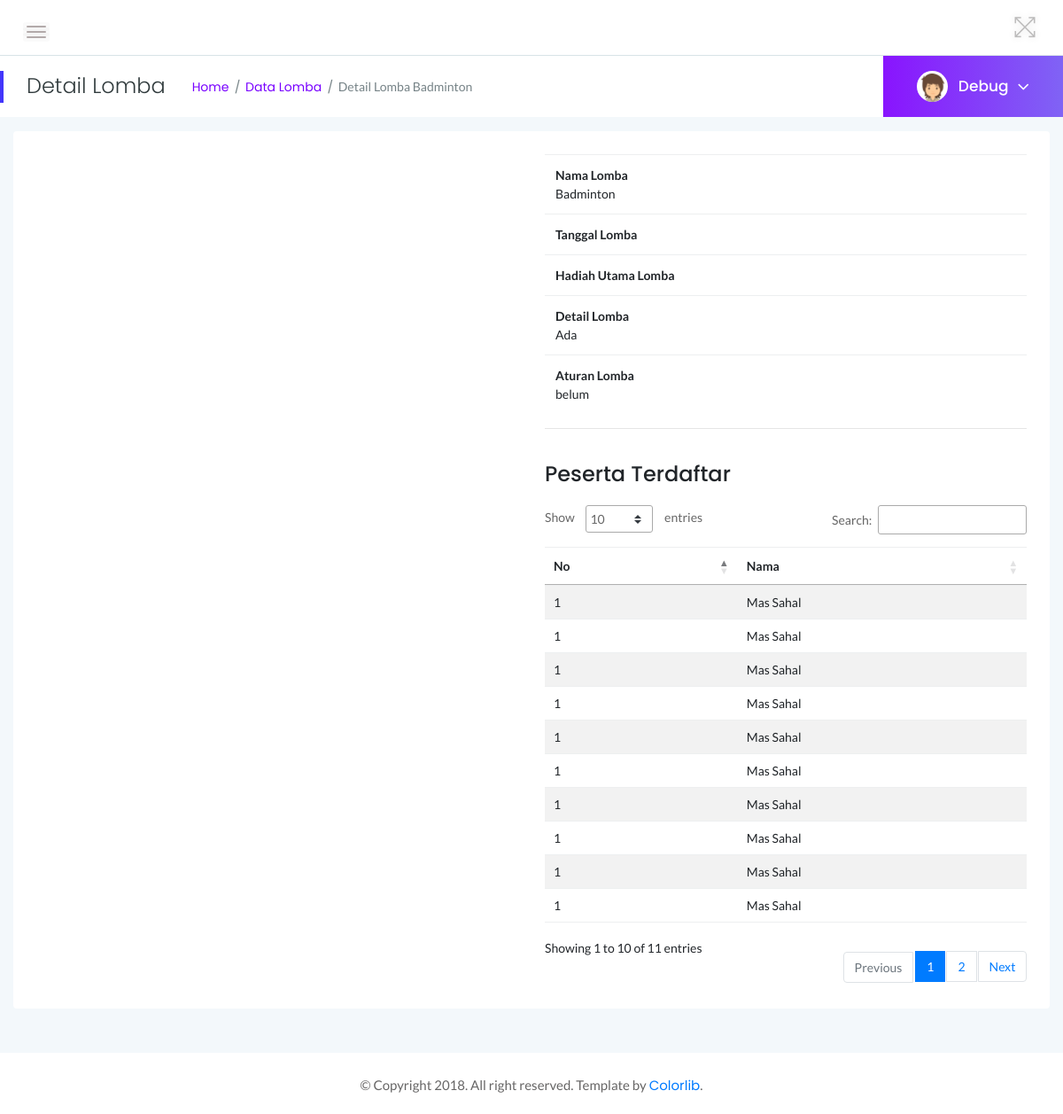
The app's page /index.php?page=detail_lomba&id=1 with its own data.
### tables this page shows
CREATE TABLE `ms_lomba` (
  `id_lomba` int NOT NULL,
  `nama_lomba` varchar(100) NOT NULL,
  `tgl_lomba` text NOT NULL,
  `hadiah` text NOT NULL,
  `detail` text NOT NULL,
  `aturan` text NOT NULL,
  `gambar` varchar(100) NOT NULL DEFAULT 'image.jpg'
);

CREATE TABLE `ms_select_lomba` (
  `id` int NOT NULL,
  `kode` varchar(30) NOT NULL,
  `id_lomba` int NOT NULL,
  `id_user` int NOT NULL,
  `ket` text,
  `created_at` datetime NOT NULL DEFAULT CURRENT_TIMESTAMP
);

CREATE TABLE `ms_users` (
  `id_user` int NOT NULL,
  `username` varchar(100) NOT NULL,
  `password` varchar(100) NOT NULL,
  `email` varchar(100) NOT NULL,
  `nama_lengkap` varchar(100) NOT NULL,
  `alamat` text,
  `jk` varchar(20) NOT NULL,
  `role` tinyint NOT NULL DEFAULT '1'
);

### pages/lomba/detail.php (the view, shortened to what this page needs)
<?php
$id = $_GET['id'];
$sql = "SELECT * FROM ms_lomba WHERE id_lomba = '$id'";
$record = $koneksi->query($sql)->fetch_assoc();
?>
<div class="page-title-area">
    <div class="row align-items-center">
        <div class="col-sm-6">
            <div class="breadcrumbs-area clearfix">
                <h4 class="page-title pull-left">Detail Lomba</h4>
                <ul class="breadcrumbs pull-left">
                    <li><a href="?page=dashboard">Home</a></li>
                    <li><a href="?page=view_lomba">Data Lomba</a></li>
                    <li><span>Detail Lomba <?= $record['nama_lomba']; ?></span></li>
                </ul>
            </div>
        </div>
        <?php include('components/profile.php'); ?>
    </div>
</div>
<div class="main-content-inner">
    <div class="row mt-3">
        <div class="col-md-12">
            <div class="card">
                <div class="card-body">
                    <div class="row">
                        <div class="col-md-6">
                        </div>
                        <div class="col-md-6">
                            <table class="table table-borderles">
                                <tr>
                                    <td>
                                        <strong>Nama Lomba</strong><br>
                                        <span><?= $record['nama_lomba']; ?></span>
                                    </td>
                                </tr>
                                <tr>
                                    <td>
                                        <strong>Tanggal Lomba</strong><br>
                                    </td>
                                </tr>
                                <tr>
                                    <td>
                                        <strong>Hadiah Utama Lomba</strong><br>
                                    </td>
                                </tr>
                                <tr>
                                    <td>
                                        <strong>Detail Lomba</strong><br>
                                        <span><?= $record['detail']; ?></span>
                                    </td>
                                </tr>
                                <tr>
                                    <td>
                                        <strong>Aturan Lomba</strong><br>
                                        <span><?= $record['aturan']; ?></span>
                                    </td>
                                </tr>
                            </table>
                            <hr>
                            <br>
                            <h4>Peserta Terdaftar</h4>
                            <br>
                            <table class="table table-striped table-hover" id="datatable">
                                <thead>
                                    <tr>
                                        <th>No</th>
                                        <th>Nama</th>
                                    </tr>
                                </thead>
                                <tbody>
                                    <?php
                                    $sql = "SELECT * FROM ms_select_lomba a JOIN ms_users b ON a.id_user=b.id_user WHERE a.id_lomba='$id'";
                                    foreach ($koneksi->query($sql) as $r) { ?>
                                        <tr>
                                            <td>1</td>
                                            <td><?= $r['nama_lengkap']; ?></td>
                                        </tr>
                                    <?php } ?>
                                </tbody>
                            </table>
                        </div>
                    </div>
                </div>
            </div>
        </div>
    </div>
</div>

### assets/css/styles.css (style rules this page uses)
.card { border: none; border-radius: 4px; background-color: #fff; -webkit-transition: all 0.3s ease 0s; transition: all 0.3s ease 0s; }
.card-body { padding: 25.6px; padding: 1.6rem; }
.main-content-inner { padding: 0 30px 50px; }
.page-title-area { padding: 0 30px; background: #fff; position: relative; }
.page-title-area:before { content: ''; position: absolute; left: 0; top: 50%; width: 4px; height: 36px; background: var(--primary-color); -webkit-transform: translateY(-50%); transform: translateY(-50%); }
.page-title { font-size: 24px; font-weight: 300; color: #313b3d; letter-spacing: 0; margin-right: 30px; }
ul.breadcrumbs { margin-top: 4px; }
.breadcrumbs li { display: inline-block; }
.breadcrumbs li a, .breadcrumbs li span { display: block; font-size: 14px; font-weight: 400; color: #7801ff; letter-spacing: 0; margin-right: 16px; position: relative; }
.breadcrumbs li a:before { content: '/'; color: #768387; position: absolute; right: -13px; top: 0; }
.breadcrumbs li span { margin-right: 0; color: #768387; text-transform: capitalize; }
table tr th { border-bottom: none; }
table tr th, table tr td { border-top: 1px solid rgba(120, 130, 140, 0.13) !important; }
table.dataTable.no-footer { border-bottom: 1px solid rgba(120, 130, 140, 0.13) !important; }
table.dataTable thead th, table.dataTable thead td { border-bottom-color: transparent; }

### records on screen
ms_lomba: nama_lomba "Badminton", detail "Ada", aturan "belum"
ms_select_lomba: id_user.nama_lengkap "Mas Sahal"
ms_select_lomba: id_user.nama_lengkap "Mas Sahal"
ms_select_lomba: id_user.nama_lengkap "Mas Sahal"
ms_select_lomba: id_user.nama_lengkap "Mas Sahal"
ms_select_lomba: id_user.nama_lengkap "Mas Sahal"
ms_select_lomba: id_user.nama_lengkap "Mas Sahal"
ms_select_lomba: id_user.nama_lengkap "Mas Sahal"
ms_select_lomba: id_user.nama_lengkap "Mas Sahal"
ms_select_lomba: id_user.nama_lengkap "Mas Sahal"
ms_select_lomba: id_user.nama_lengkap "Mas Sahal"

### other values on screen
$_SESSION['username'] "Debug"
